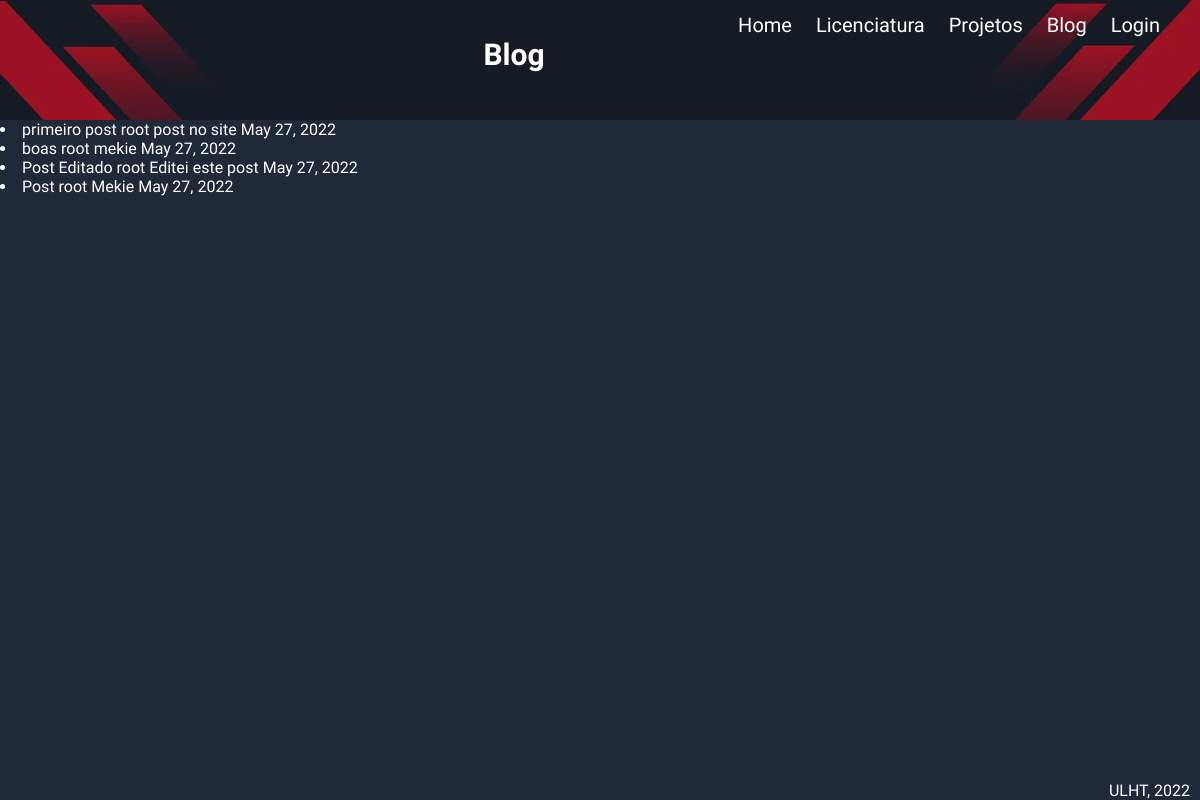
Page /blog on the committed database.
### portfolio/models.py (models this page shows, shortened)
class Post(models.Model):
    title = models.CharField(max_length = 255)
    author = models.ForeignKey(User, on_delete=models.CASCADE)
    body = models.TextField()
    post_date = models.DateField(auto_now_add= True)

### portfolio/views.py (the view)
# urls.py: path('blog', views.view_new_post, name='blog'),
def view_new_post(request):
    form = PostForm(request.POST or None)
    if form.is_valid():
        form.save()
        return HttpResponseRedirect(reverse('portfolio:blog'))
    context = {'form': form,
        'posts': Post.objects.all().order_by('post_date')
    }
    return render(request, 'portfolio/blog.html', context)

### portfolio/templates/portfolio/blog.html (shortened to what this page needs)
{% extends 'portfolio/layout.html' %}
{% block extrahead %}
{% load static %}
<link rel="stylesheet" href="{% static 'portfolio/css/login.css' %}">
{% endblock %}
{% block header %}
<div class="welcome-text">Blog</div>
{% endblock %}
{% block main %}
{% for post in posts %}
<li>{{ post.title }}
    {{ post.author }}
    {{ post.body }}
    {{ post.post_date }}
</li>
{% endfor %}
{% endblock %}

### portfolio/static/portfolio/css/estilos.css (style rules this page uses)
* { font-family: 'Ubuntu', sans-serif; box-sizing: border-box; border: 0; margin: 0; padding: 0; }
.welcome-text { font-weight: bold; font-size: 30px; padding-top: 30px; text-align: center; padding-left: 300px; color:white; }
body { background-color:#202938; display: grid; min-height: 100vh; margin: 0; grid-template-rows: auto 1fr auto; grid-template-areas: 'nav' 'main' 'bot'; }

### rows in the picture
Post: title "primeiro post", author "root", body "post no site", post_date "May 27, 2022"
Post: title "boas", author "root", body "mekie", post_date "May 27, 2022"
Post: title "Post Editado", author "root", body "Editei este post", post_date "May 27, 2022"
Post: title "Post", author "root", body "Mekie", post_date "May 27, 2022"
